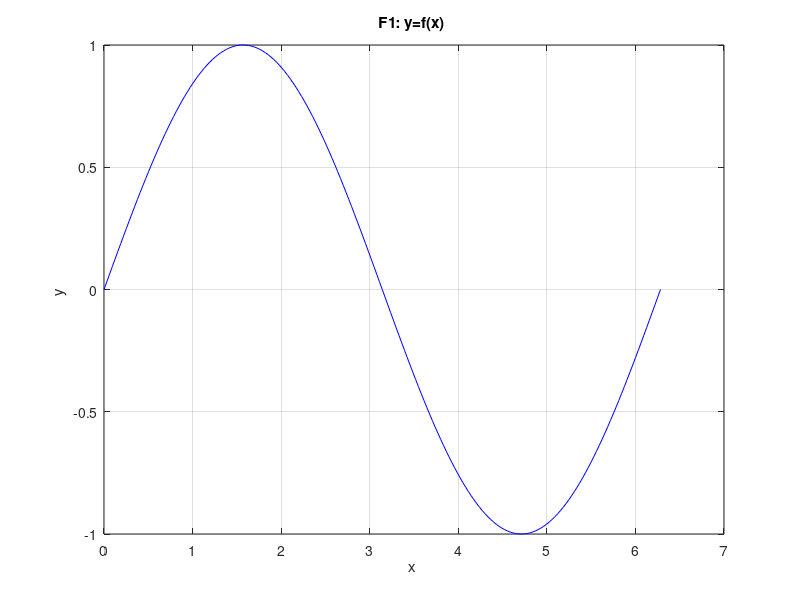

Here is the MATLAB script that generated this plot:
close all;
clear all;

x = 0 : pi/100 : 2*pi; % argument funkcji: wiele wartosci od-krok-do
y = sin( x ); % funkcja: wiele wartosci
figure; plot(x,y, 'b- ');
xlabel( 'x ');
ylabel( 'y ');
title( 'F1: y=f(x) ');
grid;
save( 'myFile.mat' );